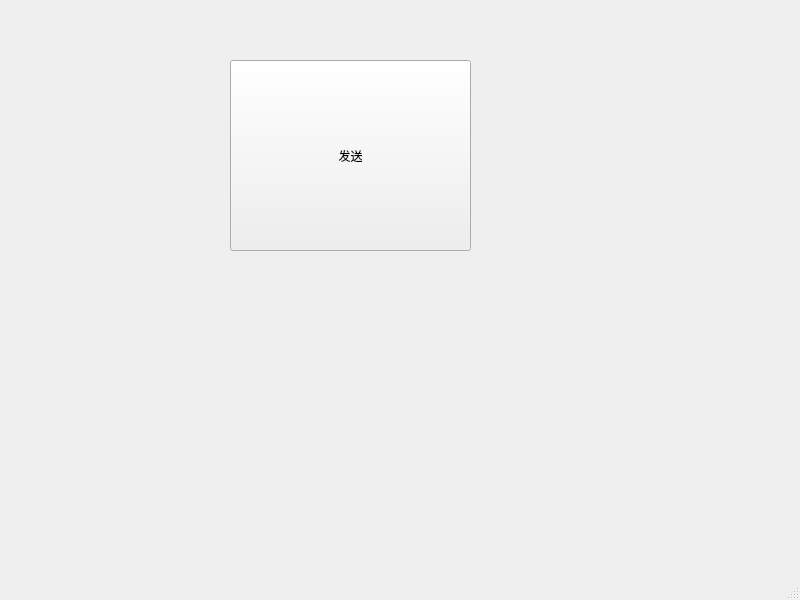
<?xml version="1.0" encoding="UTF-8"?>
<ui version="4.0">
 <class>MainWindow</class>
 <widget class="QMainWindow" name="MainWindow">
  <property name="geometry">
   <rect>
    <x>0</x>
    <y>0</y>
    <width>800</width>
    <height>600</height>
   </rect>
  </property>
  <property name="windowTitle">
   <string>MainWindow</string>
  </property>
  <widget class="QWidget" name="centralwidget">
   <widget class="QPushButton" name="SendBtn">
    <property name="geometry">
     <rect>
      <x>230</x>
      <y>60</y>
      <width>241</width>
      <height>191</height>
     </rect>
    </property>
    <property name="text">
     <string>发送</string>
    </property>
   </widget>
  </widget>
  <widget class="QMenuBar" name="menubar">
   <property name="geometry">
    <rect>
     <x>0</x>
     <y>0</y>
     <width>800</width>
     <height>21</height>
    </rect>
   </property>
  </widget>
  <widget class="QStatusBar" name="statusbar"/>
 </widget>
 <resources/>
 <connections/>
</ui>
